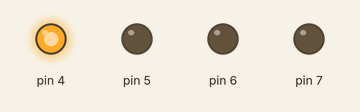
Simulated run of this sketch. Board: Arduino Uno, built with avr-gcc and run on an emulated ATmega328P. On the bench: output pins drawn as LEDs (lit = HIGH).

Above: at 0.15 s.
At 0.75 s:
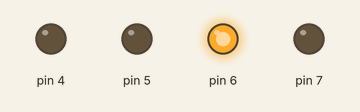
At 1.65 s:
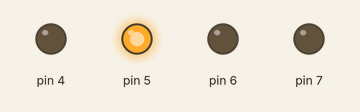
At 2.25 s:
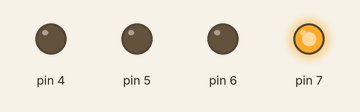
Timing chart, 0 to 3.0 s (numbered marks = the images above):
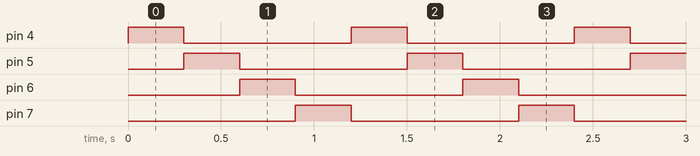

Measured:
- by itself, pin 4–7: alternates HIGH for 0.30 s and LOW for 0.90 s
- by itself, everything shown: repeats every 1.2 s, in 4 steps

The sketch:

trial.ino
```cpp
void setup()
{
  pinMode(7, OUTPUT);
  pinMode(6, OUTPUT);
  pinMode(5, OUTPUT);
  pinMode(4, OUTPUT);
}
void loop() {
  digitalWrite(7,LOW);
  digitalWrite(6,LOW);
  digitalWrite(5,LOW);
  digitalWrite(4,HIGH);
  delay(300);
  digitalWrite(7,LOW);
  digitalWrite(6,LOW);
  digitalWrite(5,HIGH);
  digitalWrite(4,LOW);
  delay(300);
  digitalWrite(7,LOW);
  digitalWrite(6,HIGH);
  digitalWrite(5,LOW);
  digitalWrite(4,LOW);
  delay(300);
  digitalWrite(7,HIGH);
  digitalWrite(6,LOW);
  digitalWrite(5,LOW);
  digitalWrite(4,LOW);
  delay(300);
}
```
